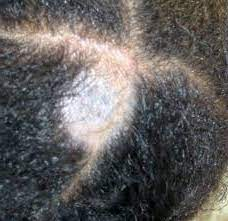
#> input picture images_1/1.jpeg, 228 x 221 px; its folder holds only this picture in this run
$ jupyter execute --allow-errors 'Feature extraction.ipynb'
#> lines starting #> are read from the running program, lines starting #| are printed output that depends on the picture
[cell 1]
import numpy as np
import matplotlib.pyplot as plt
import pandas as pd
import cv2
from skimage.color import rgb2gray
from skimage.io import imread, imshow
from scipy import ndimage
# from PIL import Image,ImageChops
# from colours import color_analysis1
import math
import os
import glob
import random

#> (a cell that did not finish here is left out)

[cell 3]
import os
import glob
img_dir = "/Users/varsha/Desktop/Capstone project/images_1"
# Enter Directory of all images
data_path = os.path.join(img_dir,'*g')
files = glob.glob(data_path)
data = []

[cell 4]
for i in range(1,48):
    for f1 in files:
        tmp=f1.split("/")
        n=tmp[-1].split(".")
        if(i==int(n[0])):
            img = cv2.imread(f1)
#> img is the input picture: shape (221, 228, 3); mean B, G, R 94.5, 95.3, 98.2
            img=cv2.resize(img, (560, 560))
#> img: shape (560, 560, 3)
            img=cv2.cvtColor(img,cv2.COLOR_BGR2RGB)
            data.append(img)
            break

#> (the rest of this cell did not finish here and is left out)

#> (a cell that did not finish here is left out)

[cell 6]
#convert to gray-but not happening, so cool
img_dir = "/Users/varsha/Desktop/Capstone project/segmented_1" # Enter Directory of all images
data_path = os.path.join(img_dir,'*g')
files = glob.glob(data_path)
data = []

for i in range(0,48):
    for f1 in files:
        tmp=f1.split("/")
        a=tmp[-1].split("s")
        b=a[1].split(".")
        n=b[0]
        if(i==int(n)):
            img = cv2.imread(f1)
            img=cv2.cvtColor(img,cv2.COLOR_BGR2RGB)
            data.append(img)
            break

#> (the rest of this cell did not finish here and is left out)

[cell 7]
#hough tranform to count the number of lines-check if you should with segmented/ normal okay?
import cv2

lines = []
image = cv2.imread('/Users/varsha/Desktop/Capstone project/images_1/47.jpeg')
#> (the rest of this cell did not finish here and is left out)

[cell 8]
#skeletonization- just image- see if you should count lines with this
import cv2
import numpy as np


img = cv2.imread('/Users/varsha/Desktop/Capstone project/images_4/170.jpeg',0)
size = np.size(img)
#> size = 1
#> (the rest of this cell did not finish here and is left out)

#> (a cell that did not finish here is left out)

[cell 10]
import os
os.environ['KMP_DUPLICATE_LIB_OK']='True'

[cell 11]
#Contours (Texture/Patches)

#convert to gray-but not happening, so cool
img_dir = "/Users/varsha/Desktop/Capstone project/segmented_1" # Enter Directory of all images
data_path = os.path.join(img_dir,'*g')
files = glob.glob(data_path)
data = []
num_cont=[]
area_cont=[]
per_cont=[]

for i in range(0,48):
    for f1 in files:
        tmp=f1.split("/")
        a=tmp[-1].split("s")
        b=a[1].split(".")
        n=b[0]
        if(i==int(n)):
            img = cv2.imread(f1,1)
            gray = cv2.cvtColor(img,cv2.COLOR_RGB2GRAY)
            blur = cv2.GaussianBlur(gray, (3,3),0)
            thresh = cv2.adaptiveThreshold(blur, 255, cv2.ADAPTIVE_THRESH_GAUSSIAN_C, cv2.THRESH_BINARY_INV, 205, 1)
            contours, _ = cv2.findContours(thresh, cv2.RETR_LIST, cv2.CHAIN_APPROX_SIMPLE)
            filtered = []
            tot_are=0
            tot_per=0
            for c in contours:
                if cv2.contourArea(c) < 1000:
                    continue
                filtered.append(c)

            for c in filtered:
                area = cv2.contourArea(c)
                p = cv2.arcLength(c,True)
                tot_are+=area
                tot_per+=p


            num_cont.append(len(filtered))
            area_cont.append(tot_are)
            per_cont.append(tot_per)


#> (the rest of this cell did not finish here and is left out)

[cell 12]
from PIL import Image

img = Image.open('/Users/varsha/Desktop/Capstone project/images_3/117.jpeg')
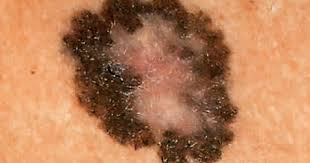
#> input picture images_3/117.jpeg, 310 x 163 px, found by its file name
#> img is the input picture: PIL image 310x163 RGB; mean R, G, B 183.7, 126.7, 89.1
imgGray = img.convert('L')
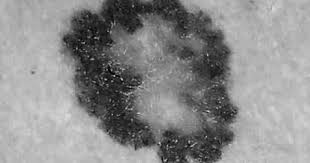
#> imgGray: PIL image 310x163 L; min 3, max 217, mean 139.5
imgGray.save('/Users/varsha/Desktop/2.jpeg')
